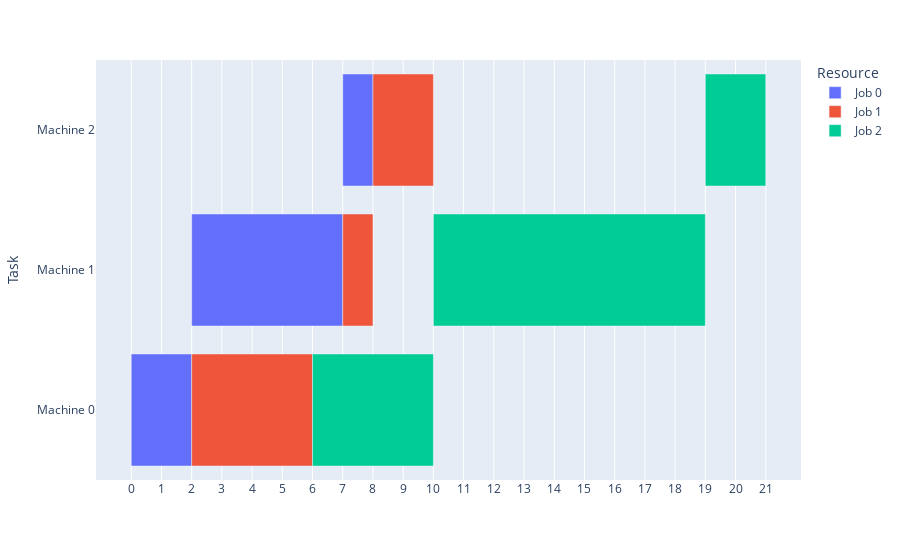

The notebook cell this image was saved under:
### Code cell
import plotly.figure_factory as ff
from datetime import datetime
import numpy as np
import plotly.express as px

res = instance.get_chart_data(specific_heuristic_NEH_results)

fig = px.timeline(res['df'], x_start="Start", x_end="Finish", y="Task", color="Resource")
fig.layout.xaxis.update({
        'tickvals' : res['date_ticks'],
        'ticktext' : res['num_tick_labels']
        })
fig.show()

### Figure 1 — Plotly figure (JSON) as saved in the notebook; plotly's stock layout.template omitted (floating-point values rounded to 4 significant figures)
{"data": [{"alignmentgroup": "True", "base": ["1971-01-01", "1971-01-03", "1971-01-08"], "hovertemplate": "Resource=Job 0<br>Start=%{base}<br>Finish=%{x}<br>Task=%{y}<extra></extra>", "legendgroup": "Job 0", "marker": {"color": "#636efa"}, "name": "Job 0", "offsetgroup": "Job 0", "orientation": "h", "showlegend": true, "textposition": "auto", "type": "bar", "x": [172800000, 432000000, 86400000], "xaxis": "x", "y": ["Machine 0", "Machine 1", "Machine 2"], "yaxis": "y"}, {"alignmentgroup": "True", "base": ["1971-01-03", "1971-01-08", "1971-01-09"], "hovertemplate": "Resource=Job 1<br>Start=%{base}<br>Finish=%{x}<br>Task=%{y}<extra></extra>", "legendgroup": "Job 1", "marker": {"color": "#EF553B"}, "name": "Job 1", "offsetgroup": "Job 1", "orientation": "h", "showlegend": true, "textposition": "auto", "type": "bar", "x": [345600000, 86400000, 172800000], "xaxis": "x", "y": ["Machine 0", "Machine 1", "Machine 2"], "yaxis": "y"}, {"alignmentgroup": "True", "base": ["1971-01-07", "1971-01-11", "1971-01-20"], "hovertemplate": "Resource=Job 2<br>Start=%{base}<br>Finish=%{x}<br>Task=%{y}<extra></extra>", "legendgroup": "Job 2", "marker": {"color": "#00cc96"}, "name": "Job 2", "offsetgroup": "Job 2", "orientation": "h", "showlegend": true, "textposition": "auto", "type": "bar", "x": [345600000, 777600000, 172800000], "xaxis": "x", "y": ["Machine 0", "Machine 1", "Machine 2"], "yaxis": "y"}], "layout": {"barmode": "overlay", "legend": {"title": {"text": "Resource"}, "tracegroupgap": 0}, "margin": {"t": 60}, "xaxis": {"anchor": "y", "domain": [0, 1], "ticktext": [0, 1, 2, 3, 4, 5, 6, 7, 8, 9, 10, 11, 12, 13, 14, 15, 16, 17, 18, 19, 20, 21], "tickvals": ["1971-01-01", "1971-01-02", "1971-01-03", "1971-01-04", "1971-01-05", "1971-01-06", "1971-01-07", "1971-01-08", "1971-01-09", "1971-01-10", "1971-01-11", "1971-01-12", "1971-01-13", "1971-01-14", "1971-01-15", "1971-01-16", "1971-01-17", "1971-01-18", "1971-01-19", "1971-01-20", "1971-01-21", "1971-01-22"], "type": "date"}, "yaxis": {"anchor": "x", "domain": [0, 1], "title": {"text": "Task"}}}}
